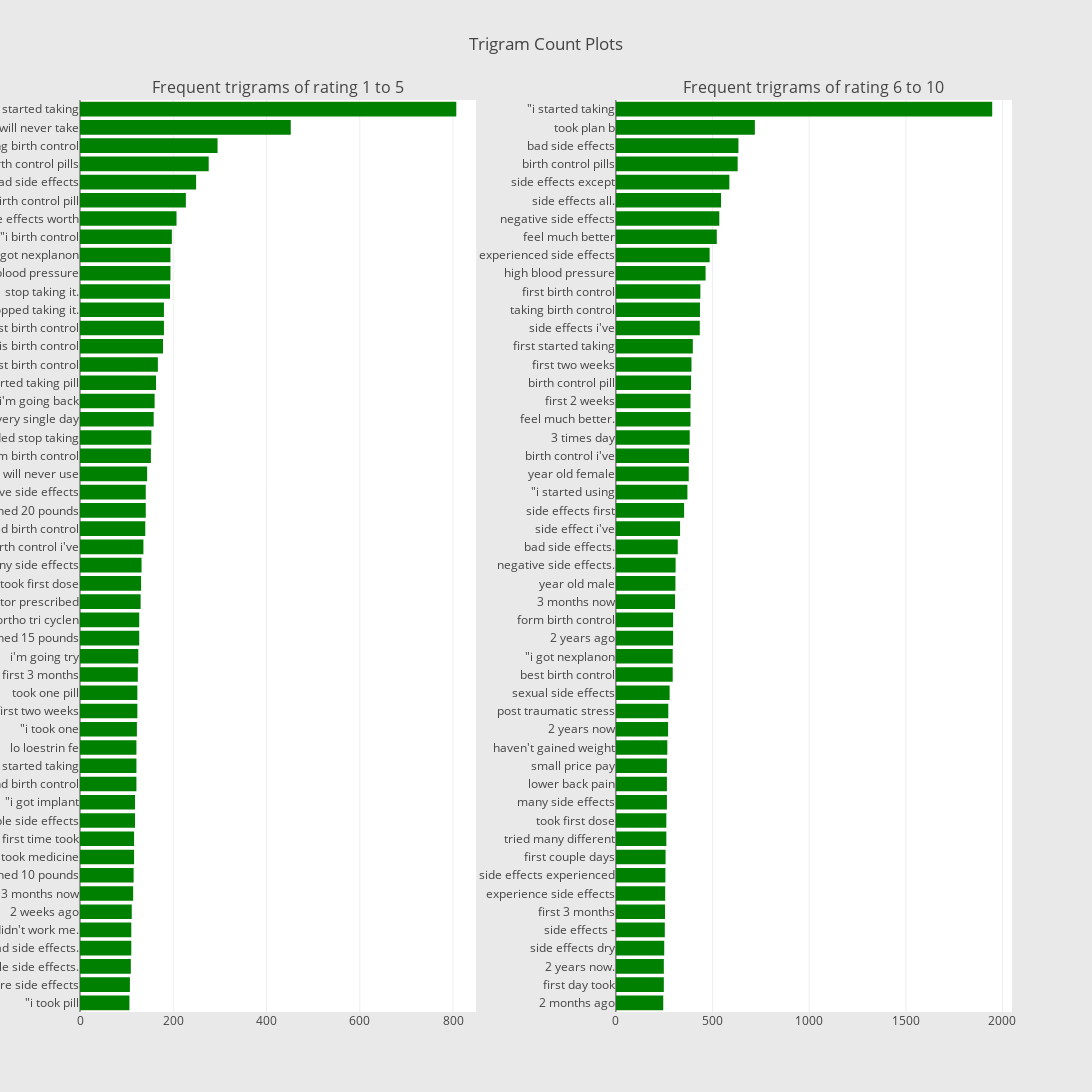

Notebook code for this chart:
### Markdown cell above
Likewise, in 2-gram, the contents of the top five corpus are similar, and it is hard to classify positive and negative. In addition, 'side effects' and 'side effects.' are interpreted differently, which means preprocessing of review data is necessary. However, you can see that this is better to classify emotions rather than previous 1-grams, like side effects, weight gain, and highly recommend.

### Code cell
freq_dict = defaultdict(int)
for sent in df_all_1_5["review"]:
    for word in generate_ngrams(sent,3):
        freq_dict[word] += 1
fd_sorted = pd.DataFrame(sorted(freq_dict.items(), key=lambda x: x[1])[::-1])
fd_sorted.columns = ["word", "wordcount"]
trace1 = horizontal_bar_chart(fd_sorted.head(50), 'green')

freq_dict = defaultdict(int)
for sent in df_all_6_10["review"]:
    for word in generate_ngrams(sent,3):
        freq_dict[word] += 1
fd_sorted = pd.DataFrame(sorted(freq_dict.items(), key=lambda x: x[1])[::-1])
fd_sorted.columns = ["word", "wordcount"]
trace2 = horizontal_bar_chart(fd_sorted.head(50), 'green')

# Creating two subplots
fig = tools.make_subplots(rows=1, cols=2, vertical_spacing=0.04,horizontal_spacing=0.15,
                          subplot_titles=["Frequent trigrams of rating 1 to 5", 
                                          "Frequent trigrams of rating 6 to 10"])
fig.append_trace(trace1, 1, 1)
fig.append_trace(trace2, 1, 2)
fig['layout'].update(height=1200, width=1600, paper_bgcolor='rgb(233,233,233)', title="Trigram Count Plots")
py.iplot(fig, filename='word-plots')

### Figure 1 — Plotly figure (JSON) as saved in the notebook; plotly's stock layout.template omitted (floating-point values rounded to 4 significant figures)
{"data": [{"marker": {"color": "green"}, "orientation": "h", "showlegend": false, "x": [106, 107, 109, 110, 110, 111, 114, 115, 116, 116, 118, 118, 121, 121, 121, 122, 123, 123, 124, 125, 127, 127, 130, 131, 132, 136, 140, 141, 141, 144, 152, 153, 158, 160, 163, 167, 178, 180, 180, 193, 194, 194, 197, 207, 227, 249, 276, 295, 452, 807], "y": ["\"i took pill", "severe side effects", "horrible side effects.", "bad side effects.", "didn&#039;t work me.", "2 weeks ago", "3 months now", "gained 10 pounds", "\"i took medicine", "first time took", "horrible side effects", "\"i got implant", "recommend birth control", "first started taking", "lo loestrin fe", "\"i took one", "first two weeks", "took one pill", "first 3 months", "i&#039;m going try", "gained 15 pounds", "ortho tri cyclen", "\"my doctor prescribed", "took first dose", "many side effects", "birth control i&#039;ve", "started birth control", "gained 20 pounds", "negative side effects", "will never use", "form birth control", "decided stop taking", "every single day", "i&#039;m going back", "started taking pill", "first birth control", "\"this birth control", "worst birth control", "stopped taking it.", "stop taking it.", "high blood pressure", "\"i got nexplanon", "\"i birth control", "side effects worth", "birth control pill", "bad side effects", "birth control pills", "taking birth control", "will never take", "\"i started taking"], "type": "bar", "uid": "f8563e80-ad75-11eb-af20-9b1410c69f8c", "xaxis": "x", "yaxis": "y"}, {"marker": {"color": "green"}, "orientation": "h", "showlegend": false, "x": [245, 248, 248, 250, 253, 254, 255, 256, 257, 261, 261, 264, 264, 264, 266, 270, 271, 278, 294, 294, 296, 296, 306, 308, 309, 320, 332, 353, 370, 377, 378, 382, 386, 386, 389, 391, 398, 434, 435, 437, 464, 485, 522, 535, 544, 587, 630, 634, 719, 1947], "y": ["2 months ago", "first day took", "2 years now.", "side effects dry", "side effects -", "first 3 months", "experience side effects", "side effects experienced", "first couple days", "tried many different", "took first dose", "many side effects", "lower back pain", "small price pay", "haven&#039;t gained weight", "2 years now", "post traumatic stress", "sexual side effects", "best birth control", "\"i got nexplanon", "2 years ago", "form birth control", "3 months now", "year old male", "negative side effects.", "bad side effects.", "side effect i&#039;ve", "side effects first", "\"i started using", "year old female", "birth control i&#039;ve", "3 times day", "feel much better.", "first 2 weeks", "birth control pill", "first two weeks", "first started taking", "side effects i&#039;ve", "taking birth control", "first birth control", "high blood pressure", "experienced side effects", "feel much better", "negative side effects", "side effects all.", "side effects except", "birth control pills", "bad side effects", "took plan b", "\"i started taking"], "type": "bar", "uid": "f8571436-ad75-11eb-af20-9b1410c69f8c", "xaxis": "x2", "yaxis": "y2"}], "layout": {"annotations": [{"font": {"size": 16}, "showarrow": false, "text": "Frequent trigrams of rating 1 to 5", "x": 0.2125, "xanchor": "center", "xref": "paper", "y": 1, "yanchor": "bottom", "yref": "paper"}, {"font": {"size": 16}, "showarrow": false, "text": "Frequent trigrams of rating 6 to 10", "x": 0.7875, "xanchor": "center", "xref": "paper", "y": 1, "yanchor": "bottom", "yref": "paper"}], "xaxis": {"anchor": "y", "domain": [0, 0.425], "type": "linear", "range": [0, 849.5], "autorange": true}, "yaxis": {"anchor": "x", "domain": [0, 1], "type": "category", "range": [-0.5, 49.5], "autorange": true}, "xaxis2": {"anchor": "y2", "domain": [0.575, 1], "type": "linear", "range": [0, 2049.0], "autorange": true}, "yaxis2": {"anchor": "x2", "domain": [0, 1], "type": "category", "range": [-0.5, 49.5], "autorange": true}, "height": 1200, "width": 1600, "paper_bgcolor": "rgb(233,233,233)", "title": {"text": "Trigram Count Plots"}}}
